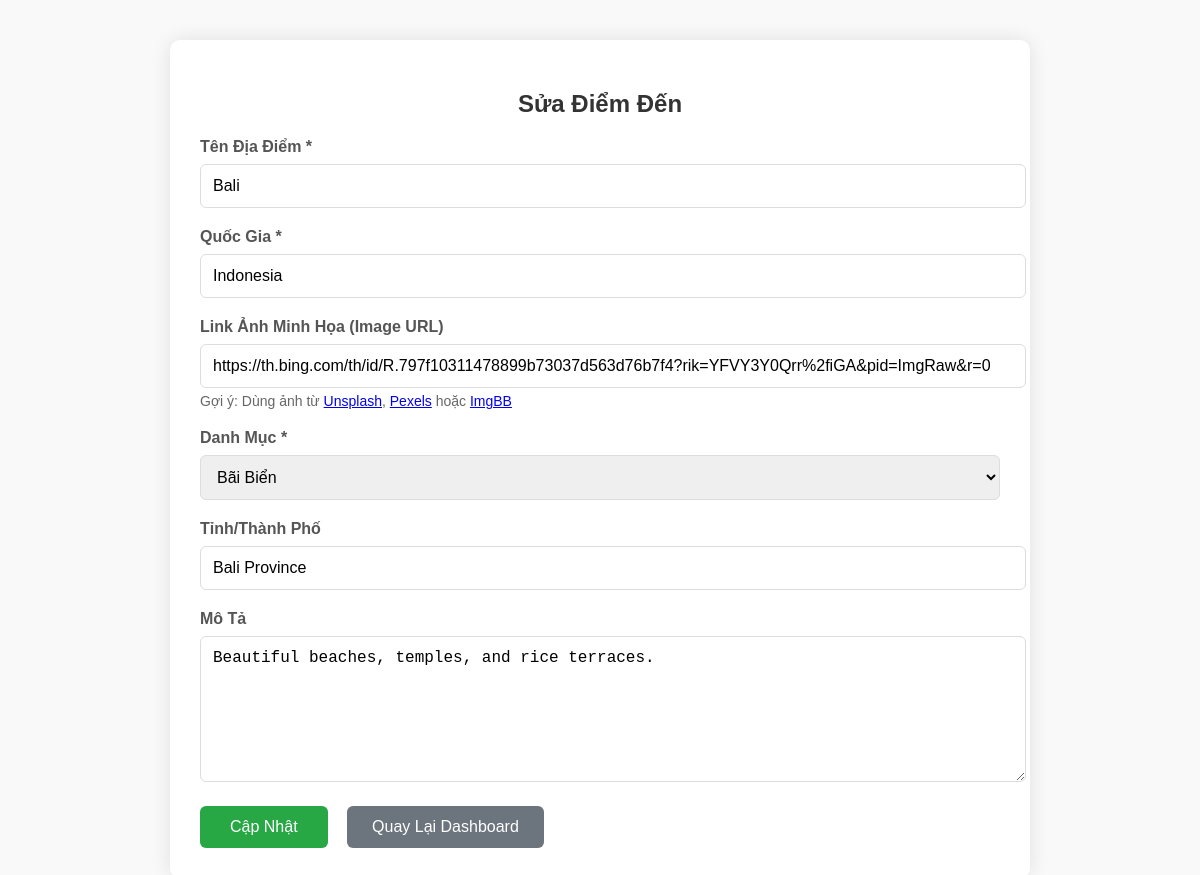
Page /form.php?id=1 (signed in) on the committed database.
### tables this page shows
CREATE TABLE IF NOT EXISTS destinations (
    destination_id INT AUTO_INCREMENT PRIMARY KEY,
    name VARCHAR(100) NOT NULL,
    country VARCHAR(100) NOT NULL,
    description TEXT,
    image_url VARCHAR(10000),
     category VARCHAR(50),
    province VARCHAR(100)
);

### form.php (the view, shortened to what this page needs)
<?php
include 'config.php';
$destination_id = isset($_GET['id']) && is_numeric($_GET['id']) ? (int)$_GET['id'] : null;
$destination = [
    'name' => '',
    'country' => '',
    'description' => '',
    'image_url' => '',
    'category' => '',
    'province' => ''
];
if ($destination_id) {
    $stmt = $conn->prepare("SELECT * FROM destinations WHERE destination_id = ?");
    $stmt->bind_param("i", $destination_id);
    $stmt->execute();
    $res = $stmt->get_result();
    if ($res && $res->num_rows === 1) {
        $destination = $res->fetch_assoc();
    } else {
        header('Location: index.php');
        exit;
    }
}
?>
<!DOCTYPE html>
<html lang="vi">
<head>
</head>
<body>
<div class="container">
    <h2><?= $destination_id ? 'Sửa Điểm Đến' : 'Thêm Điểm Đến Mới' ?></h2>
    <form method="POST">
        <div class="form-group">
            <label>Tên Địa Điểm *</label>
            <input type="text" name="name" value="<?= htmlspecialchars($destination['name']) ?>" required>
        </div>
        <div class="form-group">
            <label>Quốc Gia *</label>
            <input type="text" name="country" value="<?= htmlspecialchars($destination['country']) ?>" required>
        </div>
        <div class="form-group">
            <label>Link Ảnh Minh Họa (Image URL)</label>
            <input type="text" name="image_url" value="<?= htmlspecialchars($destination['image_url']) ?>"
                   placeholder="https://example.com/photo.jpg (để trống sẽ dùng ảnh mặc định)">
            <div class="note">
                Gợi ý: Dùng ảnh từ <a href="https://unsplash.com" target="_blank">Unsplash</a>,
                <a href="https://pexels.com" target="_blank">Pexels</a> hoặc <a href="https://imgbb.com" target="_blank">ImgBB</a>
            </div>
        </div>
        <div class="form-group">
            <label>Danh Mục *</label>
            <select name="category" required>
                <option value="Beach"    <?= $destination['category']==='Beach' ? 'selected':'' ?>>Bãi Biển</option>
            </select>
        </div>
        <div class="form-group">
            <label>Tỉnh/Thành Phố</label>
            <input type="text" name="province" value="<?= htmlspecialchars($destination['province']) ?>"
                   placeholder="Ví dụ: Đà Nẵng, Hà Nội, Quảng Ninh...">
        </div>
        <div class="form-group">
            <label>Mô Tả</label>
            <textarea name="description"><?= htmlspecialchars($destination['description']) ?></textarea>
        </div>
        <button type="submit"><?= $destination_id ? 'Cập Nhật' : 'Thêm Mới' ?></button>
        <a href="index.php" class="back-link">Quay Lại Dashboard</a>
    </form>
</div>
</body>
</html>

### form.php (style rules this page uses)
body { font-family: Arial, sans-serif; margin: 40px; background: #f9f9f9; }
.container { max-width: 800px; margin: 0 auto; background: white; padding: 30px; border-radius: 10px; box-shadow: 0 0 20px rgba(0,0,0,0.1); }
h2 { color: #333; text-align: center; }
.form-group { margin-bottom: 20px; }
label { display: block; font-weight: bold; margin-bottom: 8px; color: #555; }
input[type="text"], textarea, select { width: 100%; padding: 12px; border: 1px solid #ddd; border-radius: 6px; font-size: 16px; }
textarea { min-height: 120px; resize: vertical; }
button { background: #28a745; color: white; padding: 12px 30px; border: none; border-radius: 6px; font-size: 16px; cursor: pointer; }
.back-link { display: inline-block; margin-left: 15px; padding: 12px 25px; background: #6c757d; color: white; text-decoration: none; border-radius: 6px; }
.note { font-size: 14px; color: #666; margin-top: 5px; }

### rows in the picture
destinations: name "Bali", country "Indonesia", image_url "https://th.bing.com/th/id/R.797f10311478899b73037d563d76b7f4?rik=YFVY3Y0Qrr%2fiGA&pid=ImgRaw&r=0", category "Bãi Biển", province "Bali Province", description "Beautiful beaches, temples, and rice terraces."
